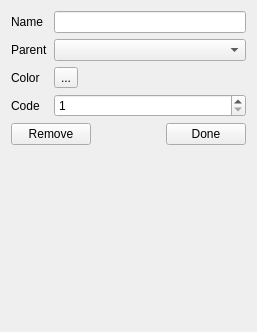
<?xml version="1.0" encoding="UTF-8"?>
<ui version="4.0">
 <class>WidgetLCClassEditor</class>
 <widget class="QgsPanelWidget" name="WidgetLCClassEditor">
  <property name="geometry">
   <rect>
    <x>0</x>
    <y>0</y>
    <width>257</width>
    <height>332</height>
   </rect>
  </property>
  <property name="windowTitle">
   <string>Form</string>
  </property>
  <layout class="QGridLayout" name="gridLayout">
   <item row="2" column="0">
    <widget class="QLabel" name="label_3">
     <property name="text">
      <string>Color</string>
     </property>
    </widget>
   </item>
   <item row="3" column="1">
    <widget class="QSpinBox" name="sb_cls_code">
     <property name="minimum">
      <number>1</number>
     </property>
     <property name="maximum">
      <number>255</number>
     </property>
     <property name="value">
      <number>1</number>
     </property>
    </widget>
   </item>
   <item row="0" column="0">
    <widget class="QLabel" name="label">
     <property name="text">
      <string>Name</string>
     </property>
    </widget>
   </item>
   <item row="7" column="0" colspan="2">
    <layout class="QHBoxLayout" name="horizontalLayout">
     <item>
      <widget class="QPushButton" name="btn_remove">
       <property name="text">
        <string>Remove</string>
       </property>
      </widget>
     </item>
     <item>
      <spacer name="horizontalSpacer">
       <property name="orientation">
        <enum>Qt::Horizontal</enum>
       </property>
       <property name="sizeHint" stdset="0">
        <size>
         <width>40</width>
         <height>20</height>
        </size>
       </property>
      </spacer>
     </item>
     <item>
      <widget class="QPushButton" name="btn_done">
       <property name="text">
        <string>Done</string>
       </property>
      </widget>
     </item>
    </layout>
   </item>
   <item row="3" column="0">
    <widget class="QLabel" name="label_4">
     <property name="text">
      <string>Code</string>
     </property>
    </widget>
   </item>
   <item row="0" column="1">
    <widget class="QLineEdit" name="txt_cls_name">
     <property name="maxLength">
      <number>15</number>
     </property>
    </widget>
   </item>
   <item row="2" column="1">
    <widget class="QgsColorButton" name="clr_btn">
     <property name="minimumSize">
      <size>
       <width>0</width>
       <height>20</height>
      </size>
     </property>
     <property name="text">
      <string>...</string>
     </property>
    </widget>
   </item>
   <item row="1" column="1">
    <widget class="QComboBox" name="cbo_cls_parent"/>
   </item>
   <item row="1" column="0">
    <widget class="QLabel" name="label_2">
     <property name="text">
      <string>Parent</string>
     </property>
    </widget>
   </item>
   <item row="8" column="0">
    <spacer name="verticalSpacer">
     <property name="orientation">
      <enum>Qt::Vertical</enum>
     </property>
     <property name="sizeHint" stdset="0">
      <size>
       <width>20</width>
       <height>40</height>
      </size>
     </property>
    </spacer>
   </item>
  </layout>
 </widget>
 <customwidgets>
  <customwidget>
   <class>QgsColorButton</class>
   <extends>QToolButton</extends>
   <header>qgscolorbutton.h</header>
  </customwidget>
  <customwidget>
   <class>QgsPanelWidget</class>
   <extends>QWidget</extends>
   <header>qgspanelwidget.h</header>
   <container>1</container>
  </customwidget>
 </customwidgets>
 <tabstops>
  <tabstop>txt_cls_name</tabstop>
  <tabstop>cbo_cls_parent</tabstop>
  <tabstop>clr_btn</tabstop>
  <tabstop>sb_cls_code</tabstop>
 </tabstops>
 <resources/>
 <connections/>
</ui>
